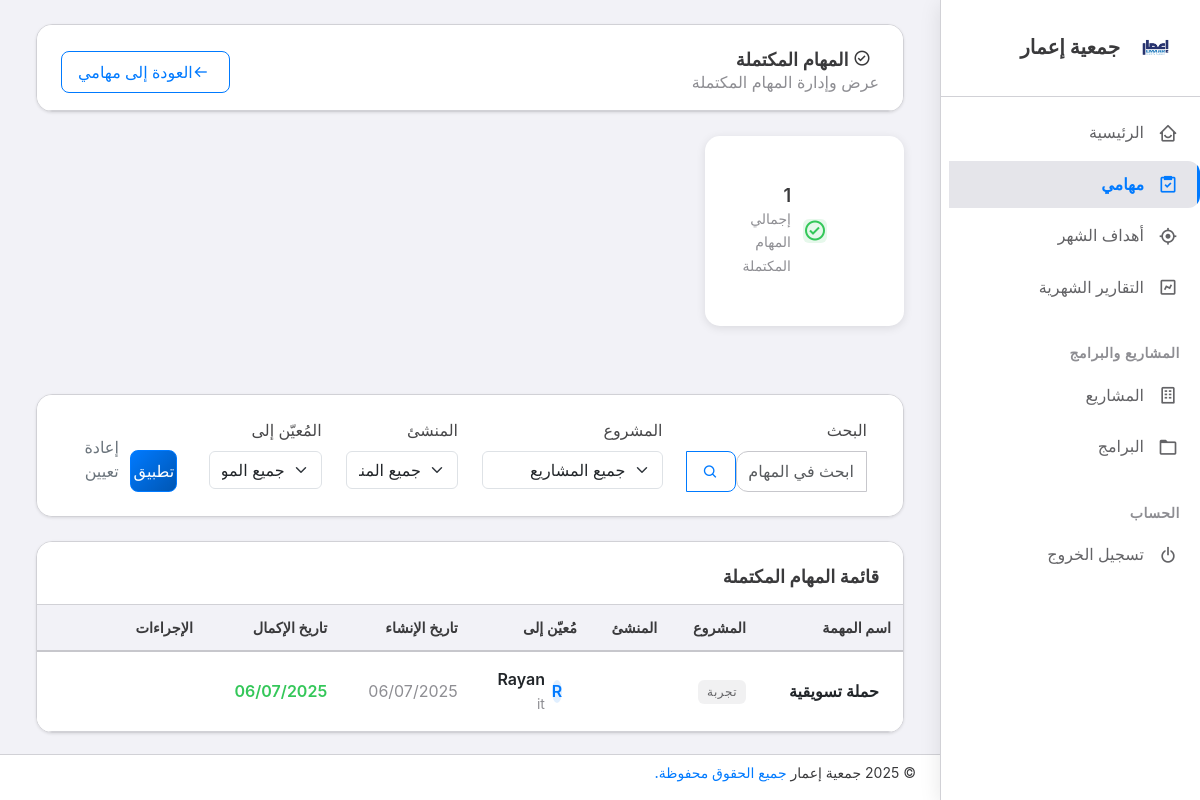
Page /tasks/finished-tasks/ (signed in) on the committed database.
### tasks/models.py (models this page shows, shortened)
class Task(models.Model):
    STATUS_CHOICES = [
        ('new', 'جديد'),
        ('finished', 'مكتمل'),
    ]
    name = models.CharField(
        max_length=200,
        verbose_name="اسم المهمة",
        help_text="اسم المهمة"
    )
    detail = models.TextField(
        blank=True,
        verbose_name="تفاصيل المهمة",
        help_text="وصف تفصيلي للمهمة"
    )
    due_date = models.DateField(
        null=True,
        blank=True,
        verbose_name="تاريخ الانتهاء",
        help_text="التاريخ المتوقع لإنجاز المهمة"
    )
    project = models.ForeignKey(
        Project,
        on_delete=models.CASCADE,
        null=True,
        blank=True,
        related_name='tasks',
        verbose_name="المشروع",
        help_text="المشروع المرتبط بالمهمة"
    )
    assigned_to = models.ForeignKey(
        Employee,
        on_delete=models.CASCADE,
        null=True,
        blank=True,
        related_name='assigned_tasks',
        verbose_name="مُعيّن إلى",
        help_text="الموظف المُعيّن للمهمة"
    )
    status = models.CharField(
        max_length=20,
        choices=STATUS_CHOICES,
        default='new',
        verbose_name="حالة المهمة",
        help_text="الحالة الحالية للمهمة"
    )
    created_by = models.ForeignKey(
        Employee,
        on_delete=models.CASCADE,
        related_name='created_tasks',
        verbose_name="منشئ المهمة",
        help_text="الموظف الذي أنشأ المهمة"
    )
    created_at = models.DateTimeField(
        auto_now_add=True,
        verbose_name="تاريخ الإنشاء"
    )
    updated_at = models.DateTimeField(
        auto_now=True,
        verbose_name="تاريخ آخر تحديث"
    )
    class Meta:
        verbose_name = "مهمة"
        verbose_name_plural = "المهام"
        ordering = ['-created_at']
    def can_be_edited_by(self, user):
        if self.created_by == user:
            return True
        return False
    def can_be_deleted_by(self, user):
        return self.created_by == user
    def can_change_status_by(self, user):
        return self.created_by == user or self.assigned_to == user

class Project(models.Model):
    STATUS_CHOICES = [
        ('new', 'جديد'),
        ('in_progress', 'قيد التنفيذ'),
        ('finished', 'مكتمل'),
    ]
    name = models.CharField(
        max_length=200,
        verbose_name="اسم المشروع",
        help_text="اسم المشروع"
    )
    description = models.TextField(
        blank=True,
        verbose_name="وصف المشروع",
        help_text="وصف تفصيلي للمشروع"
    )
    assigned_employees = models.ManyToManyField(
        Employee,
        blank=True,
        related_name='assigned_projects',
        verbose_name="الموظفين المُعيّنين",
        help_text="الموظفين المسؤولين عن المشروع"
    )
    primary_assigned_employee = models.ForeignKey(
        Employee,
        on_delete=models.SET_NULL,
        null=True,
        blank=True,
        related_name='primary_assigned_projects',
        verbose_name="الموظف الرئيسي",
        help_text="الموظف الرئيسي المسؤول عن المشروع"
    )
    due_date = models.DateField(
        null=True,
        blank=True,
        verbose_name="تاريخ الانتهاء",
        help_text="التاريخ المتوقع لإنجاز المشروع"
    )
    status = models.CharField(
        max_length=20,
        choices=STATUS_CHOICES,
        default='new',
        verbose_name="حالة المشروع",
        help_text="الحالة الحالية للمشروع"
    )
    created_by = models.ForeignKey(
        Employee,
        on_delete=models.CASCADE,
        related_name='created_projects',
        verbose_name="منشئ المشروع",
        help_text="الموظف الذي أنشأ المشروع"
    )
    created_at = models.DateTimeField(
        auto_now_add=True,
        verbose_name="تاريخ الإنشاء"
    )
    updated_at = models.DateTimeField(
        auto_now=True,
        verbose_name="تاريخ آخر تحديث"
    )
    class Meta:
        verbose_name = "مشروع"
        verbose_name_plural = "المشاريع"
        ordering = ['-created_at']

### employees/models.py (models this page shows, shortened)
class Employee(AbstractUser):
    name = models.CharField(
        max_length=100,
        verbose_name="الاسم الكامل",
        help_text="اسم الموظف الكامل"
    )
    job_title = models.CharField(
        max_length=100,
        verbose_name="المسمى الوظيفي",
        help_text="المسمى الوظيفي للموظف"
    )
    job_number = models.CharField(
        max_length=20,
        unique=True,
        verbose_name="الرقم الوظيفي",
        help_text="الرقم الوظيفي الفريد للموظف"
    )
    email = models.EmailField(
        unique=True,
        verbose_name="البريد الإلكتروني",
        help_text="البريد الإلكتروني الرسمي للموظف"
    )
    mobile_regex = RegexValidator(
        regex=r'^\+?966[0-9]{9}$|^05[0-9]{8}$',
        message="يجب أن يكون رقم الجوال بصيغة صحيحة (مثال: 0501234567 أو +966501234567)"
    )
    mobile_number = models.CharField(
        validators=[mobile_regex],
        max_length=15,
        verbose_name="رقم الجوال",
        help_text="رقم الجوال للموظف"
    )
    SECTION_CHOICES = [
        ('hr', 'الموارد البشرية'),
        ('finance', 'المالية'),
        ('projects', 'المشاريع'),
        ('programs', 'البرامج'),
        ('it', 'تقنية المعلومات'),
        ('admin', 'الإدارة العامة'),
        ('field', 'العمل الميداني'),
        ('media', 'الإعلام والتسويق'),
        ('legal', 'الشؤون القانونية'),
        ('planning', 'التخطيط والمتابعة'),
    ]
    section = models.CharField(
        max_length=20,
        choices=SECTION_CHOICES,
        verbose_name="القسم",
        help_text="القسم الذي يعمل به الموظف"
    )
    is_active_employee = models.BooleanField(
        default=True,
        verbose_name="موظف نشط",
        help_text="هل الموظف نشط حالياً"
    )
    notes = models.TextField(
        blank=True,
        verbose_name="ملاحظات",
        help_text="ملاحظات إضافية عن الموظف"
    )
    created_at = models.DateTimeField(auto_now_add=True)
    updated_at = models.DateTimeField(auto_now=True)
    class Meta:
        verbose_name = "موظف"
        verbose_name_plural = "الموظفين"
        ordering = ['name']

### tasks/views.py (the view)
# urls.py: path('finished-tasks/', views.finished_tasks, name='finished_tasks'),
@login_required
def finished_tasks(request):
    tasks = Task.objects.filter(
        Q(created_by=request.user) | Q(assigned_to=request.user),
        status='finished'
    ).select_related('project', 'created_by', 'assigned_to')
    search_query = request.GET.get('search', '')
    if search_query:
        tasks = tasks.filter(
            Q(name__icontains=search_query) |
            Q(detail__icontains=search_query)
        )
    project_filter = request.GET.get('project', '')
    if project_filter:
        tasks = tasks.filter(project_id=project_filter)
    creator_filter = request.GET.get('creator', '')
    if creator_filter:
        tasks = tasks.filter(created_by_id=creator_filter)
    assigned_filter = request.GET.get('assigned', '')
    if assigned_filter:
        tasks = tasks.filter(assigned_to_id=assigned_filter)
    task_list = []
    for task in tasks:
        task.can_change_status_by = task.can_change_status_by(request.user)
        task.can_be_edited_by = task.can_be_edited_by(request.user)
        task.can_be_deleted_by = task.can_be_deleted_by(request.user)
        task_list.append(task)
    paginator = Paginator(task_list, 15)  # 15 tasks per page
    page_number = request.GET.get('page')
    page_obj = paginator.get_page(page_number)
    projects = Project.objects.all().order_by('name')
    creators = Employee.objects.filter(
        created_tasks__status='finished'
    ).distinct().order_by('name')
    assigned_users = Employee.objects.filter(
        assigned_tasks__status='finished'
    ).distinct().order_by('name')
    context = {
        'title': 'المهام المكتملة',
        'current_page': 'my_tasks',
        'page_obj': page_obj,
        'search_query': search_query,
        'project_filter': project_filter,
        'creator_filter': creator_filter,
        'assigned_filter': assigned_filter,
        'projects': projects,
        'creators': creators,
        'assigned_users': assigned_users,
        'total_finished': len(task_list),
    }
    return render(request, 'tasks/finished_tasks.html', context)

### templates/tasks/finished_tasks.html (shortened to what this page needs)
{% extends 'base.html' %}
{% load static %}
{% block extra_css %}
<link rel="stylesheet" href="{% static 'css/tasks.css' %}" />
{% endblock %}
{% block content %}
<div class="row mb-4">
    <div class="col-12">
        <div class="card">
            <div class="card-header d-flex justify-content-between align-items-center">
                <div>
                    <h4 class="card-title mb-0">
                        <i class="bx bx-check-circle me-2"></i>
                        المهام المكتملة
                    </h4>
                    <p class="text-muted mb-0">عرض وإدارة المهام المكتملة</p>
                </div>
                <a href="{% url 'tasks:my_tasks' %}" class="btn btn-outline-primary">
                    <i class="bx bx-arrow-back me-1"></i>
                    العودة إلى مهامي
                </a>
            </div>
        </div>
    </div>
</div>
<div class="row mb-4">
    <div class="col-xl-3 col-md-6 col-sm-6 mb-4">
        <div class="card stats-card">
            <div class="card-body">
                <div class="d-flex align-items-center">
                    <div class="avatar flex-shrink-0 me-3">
                        <span class="avatar-initial rounded bg-label-success">
                            <i class="bx bx-check-circle"></i>
                        </span>
                    </div>
                    <div>
                        <h5 class="card-title mb-0">{{ total_finished }}</h5>
                        <small class="text-muted">إجمالي المهام المكتملة</small>
                    </div>
                </div>
            </div>
        </div>
    </div>
</div>
<div class="row mb-4">
    <div class="col-12">
        <div class="card filter-section">
            <div class="card-body">
                <form method="GET" class="row g-3" id="filterForm">
                    <div class="col-md-3">
                        <label class="form-label">البحث</label>
                        <div class="input-group">
                            <input type="text" class="form-control" name="search"
                                   value="{{ search_query }}"
                                   placeholder="ابحث في المهام المكتملة...">
                            <button type="submit" class="btn btn-outline-primary">
                                <i class="bx bx-search"></i>
                            </button>
                        </div>
                    </div>
                    <div class="col-md-3">
                        <label class="form-label">المشروع</label>
                        <select class="form-select" name="project">
                            <option value="">جميع المشاريع</option>
                        </select>
                    </div>
                    <div class="col-md-2">
                        <label class="form-label">المنشئ</label>
                        <select class="form-select" name="creator">
                            <option value="">جميع المنشئين</option>
                        </select>
                    </div>
                    <div class="col-md-2">
                        <label class="form-label">المُعيّن إلى</label>
                        <select class="form-select" name="assigned">
                            <option value="">جميع الموظفين</option>
                        </select>
                    </div>
                    <div class="col-md-2 d-flex align-items-end">
                        <button type="submit" class="btn btn-primary me-2">تطبيق</button>
                        <a href="{% url 'tasks:finished_tasks' %}" class="btn btn-outline-secondary">إعادة تعيين</a>
                    </div>
                </form>
            </div>
        </div>
    </div>
</div>
<div class="row">
    <div class="col-12">
        <div class="card">
            <div class="card-header">
                <h5 class="card-title mb-0">قائمة المهام المكتملة</h5>
            </div>
            <div class="card-body p-0">
                {% if page_obj %}
                <div class="table-responsive">
                    <table class="table table-hover mb-0">
                        <thead class="table-light">
                            <tr>
                                <th>اسم المهمة</th>
                                <th>المشروع</th>
                                <th>المنشئ</th>
                                <th>مُعيّن إلى</th>
                                <th>تاريخ الإنشاء</th>
                                <th>تاريخ الإكمال</th>
                                <th>الإجراءات</th>
                            </tr>
                        </thead>
                        <tbody>
                            {% for task in page_obj %}
                            <tr>
                                <td>
                                    <div class="d-flex flex-column">
                                        <span class="fw-semibold">{{ task.name }}</span>
                                    </div>
                                </td>
                                <td>
                                    {% if task.project %}
                                    <span class="badge bg-label-secondary">{{ task.project.name }}</span>
                                    {% else %}
                                    <span class="text-muted fst-italic">بدون مشروع</span>
                                    {% endif %}
                                </td>
                                <td>
                                    <div class="d-flex align-items-center">
                                        <div class="avatar avatar-xs me-2">
                                        </div>
                                    </div>
                                </td>
                                <td>
                                    {% if task.assigned_to %}
                                    <div class="d-flex align-items-center">
                                        <div class="avatar avatar-xs me-2">
                                            {% if task.assigned_to.profile_picture %}
                                            <img src="{{ task.assigned_to.profile_picture.url }}" alt="{{ task.assigned_to.name }}" class="rounded-circle">
                                            {% else %}
                                            <span class="avatar-initial rounded-circle bg-label-primary">
                                                {{ task.assigned_to.name|first|upper }}
                                            </span>
                                            {% endif %}
                                        </div>
                                        <div>
                                            <div class="fw-semibold">{{ task.assigned_to.name }}</div>
                                            <small class="text-muted">{{ task.assigned_to.job_title }}</small>
                                        </div>
                                    </div>
                                    {% else %}
                                    <span class="text-muted fst-italic">مهمة شخصية</span>
                                    {% endif %}
                                </td>
                                <td>
                                    <span class="text-muted">{{ task.created_at|date:"d/m/Y" }}</span>
                                </td>
                                <td>
                                    <span class="text-success fw-semibold">{{ task.updated_at|date:"d/m/Y" }}</span>
                                </td>
                                <td>
                                    <div class="dropdown">
                                    </div>
                                </td>
                            </tr>
                            {% endfor %}
                        </tbody>
                    </table>
                </div>
                {% endif %}
            </div>
        </div>
    </div>
</div>
{% endblock %}

### rows in the picture
Task: name "حملة تسويقية", project.name "تجربة", assigned_to.name|first "R", assigned_to.name "Rayan", assigned_to.job_title "it", created_at "06/07/2025", updated_at "06/07/2025"

### other values in the picture
{{ total_finished }} "1"
